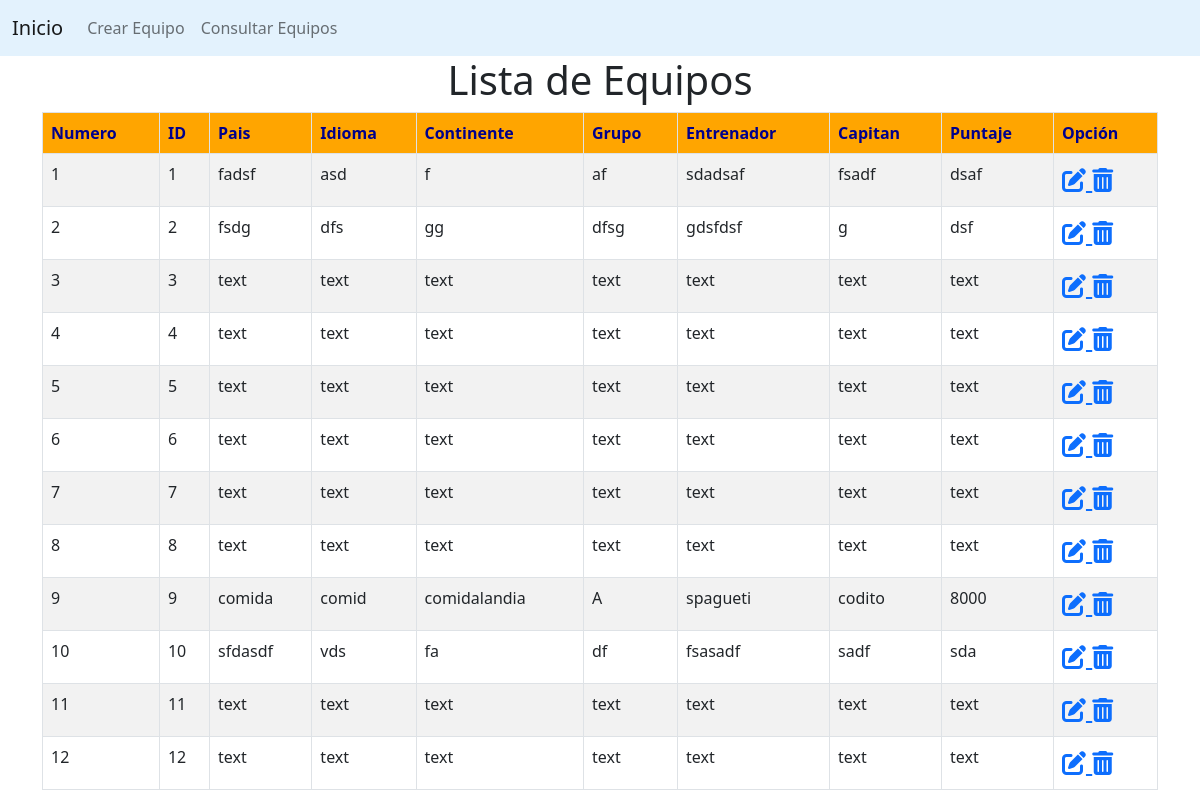
Before: / with the older database file.
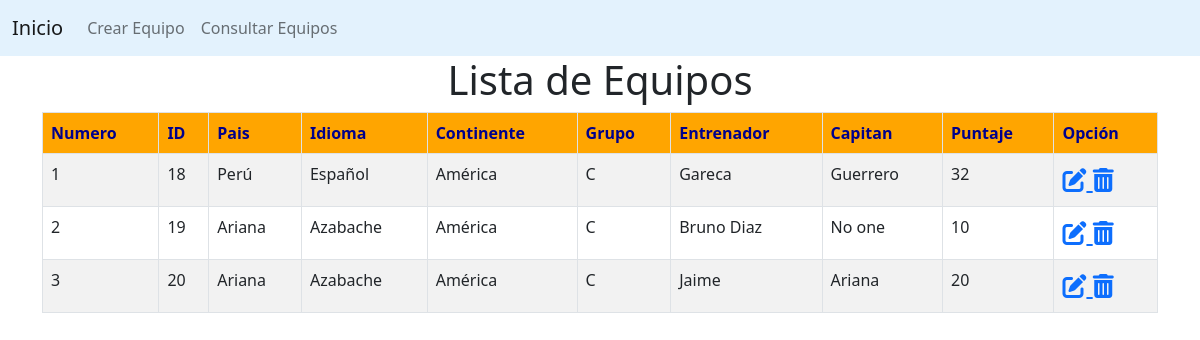
After: the same page with the newer database file.
### models.py (models this page shows, shortened)
class ContactModel(db.Model):
	__tablename__ = "contacts"
	id = db.Column(db.Integer, primary_key=True)
	pais = db.Column(db.String())
	idioma = db.Column(db.String())
	continente = db.Column(db.String())
	grupo = db.Column(db.String())
	entrenador = db.Column(db.String())
	capitan = db.Column(db.String())
	puntaje = db.Column(db.Integer())

### app.py (the view)
@app.route('/' , methods = ['GET'])
def RetrieveList():
	contacts = ContactModel.query.all()
	return render_template('index.html', contacts = contacts)

### templates/index.html (shortened to what this page needs)
{% extends 'master.html' %}
{% block body %}
<div class="container">
	<div>
		<div class="col-md-12 text-center"><h1>Lista de Equipos</h1></div>
	</div>
	<table class="table table-hover table-striped table-bordered" id="example">
		<thead style="background-color: orange; color: darkblue;">
			<th>Numero</th>
			<th>ID</th>
			<th>Pais</th>
			<th>Idioma</th>
			<th>Continente</th>
			<th>Grupo</th>
			<th>Entrenador</th>
			<th>Capitan</th>
			<th>Puntaje</th>
			<th>Opción</th>
		</thead>
		<tbody>
			{% for contact in contacts %}
			<tr>
				<td>{{ loop.index }}</td>
				<td>{{ contact.id }}</td>
				<td>{{ contact.pais }}</td>
				<td>{{ contact.idioma }}</td>
				<td>{{ contact.continente }}</td>
				<td>{{ contact.grupo }}</td>
				<td>{{ contact.entrenador }}</td>
				<td>{{ contact.capitan }}</td>
				<td>{{ contact.puntaje }}</td>
				<td>
					<span style="font-size: 24px; color: green;">
						<a href="/{{ contact.id }}/edit"> <i class="fas fa-edit"></i> </a>
					</span>
					<span style="font-size: 24px; color: red;">
						<a href="/{{ contact.id }}/delete"> <i class="fas fa-trash-alt"></i> </a>
					</span>
				</td>
			</tr>
			{% endfor %}
		</tbody>
	</table>
</div>
{% endblock %}

### templates/master.html (shortened to what this page needs)
<!DOCTYPE html>
<html lang="es">
<head>
	<link href="https://cdn.jsdelivr.net/npm/bootstrap@5.2.0-beta1/dist/css/bootstrap.min.css" rel="stylesheet">
	<link rel="stylesheet" href="https://cdnjs.cloudflare.com/ajax/libs/font-awesome/6.1.1/css/all.min.css" />
</head>
	<body>
		{% block body %} {% endblock %}
	</body>
</html>

### templates/header.html (shortened to what this page needs)
{% extends 'master.html' %}
{% block body %}
	<nav class="navbar navbar-expand-lg" style="background-color: #e3f2fd;">
  <div class="container-fluid">
    <a class="navbar-brand" href="#">Inicio</a>
    <div class="collapse navbar-collapse" id="navbarNav">
      <ul class="navbar-nav">
        <li class="nav-item">
          <a class="nav-link" href="/create">Crear Equipo</a>
        </li>
        <li class="nav-item">
          <a class="nav-link" href="/">Consultar Equipos</a>
        </li>
      </ul>
    </div>
  </div>
</nav>
{% endblock %}

Changed rows visible on the page:
removed ContactModel: id "1", pais "fadsf", idioma "asd", continente "f", grupo "af", entrenador "sdadsaf", capitan "fsadf", puntaje "dsaf"
removed ContactModel: id "2", pais "fsdg", idioma "dfs", continente "gg", grupo "dfsg", entrenador "gdsfdsf", capitan "g", puntaje "dsf"
removed ContactModel: id "3", pais "text", idioma "text", continente "text", grupo "text", entrenador "text", capitan "text", puntaje "text"
removed ContactModel: id "4", pais "text", idioma "text", continente "text", grupo "text", entrenador "text", capitan "text", puntaje "text"
removed ContactModel: id "5", pais "text", idioma "text", continente "text", grupo "text", entrenador "text", capitan "text", puntaje "text"
removed ContactModel: id "6", pais "text", idioma "text", continente "text", grupo "text", entrenador "text", capitan "text", puntaje "text"
removed ContactModel: id "7", pais "text", idioma "text", continente "text", grupo "text", entrenador "text", capitan "text", puntaje "text"
removed ContactModel: id "8", pais "text", idioma "text", continente "text", grupo "text", entrenador "text", capitan "text", puntaje "text"
removed ContactModel: id "9", pais "comida", idioma "comid", continente "comidalandia", grupo "A", entrenador "spagueti", capitan "codito", puntaje "8000"
removed ContactModel: id "10", pais "sfdasdf", idioma "vds", continente "fa", grupo "df", entrenador "fsasadf", capitan "sadf", puntaje "sda"
removed ContactModel: id "11", pais "text", idioma "text", continente "text", grupo "text", entrenador "text", capitan "text", puntaje "text"
removed ContactModel: id "12", pais "text", idioma "text", continente "text", grupo "text", entrenador "text", capitan "text", puntaje "text"
added ContactModel: id "18", pais "Perú", idioma "Español", continente "América", grupo "C", entrenador "Gareca", capitan "Guerrero", puntaje "32"
added ContactModel: id "19", pais "Ariana", idioma "Azabache", continente "América", grupo "C", entrenador "Bruno Diaz", capitan "No one", puntaje "10"
added ContactModel: id "20", pais "Ariana", idioma "Azabache", continente "América", grupo "C", entrenador "Jaime", capitan "Ariana", puntaje "20"
